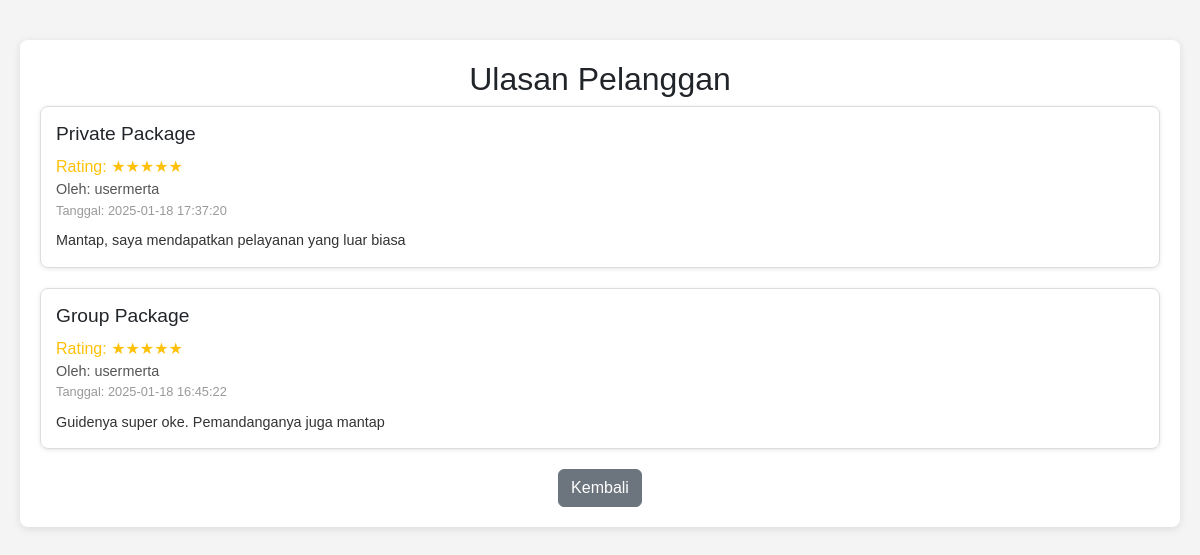
The page /lihat_ulasan.php on the database its author committed.
### tables this page shows
CREATE TABLE `ulasan` (
  `id_ulasan` int(11) NOT NULL,
  `id_pesanan` int(11) NOT NULL,
  `ulasan` text NOT NULL,
  `rating` int(11) NOT NULL CHECK (`rating` between 1 and 5),
  `tanggal_ulasan` datetime NOT NULL DEFAULT current_timestamp()
);

CREATE TABLE `paket` (
  `id_paket` int(11) NOT NULL,
  `nama_paket` varchar(100) NOT NULL,
  `deskripsi` text DEFAULT NULL,
  `harga` decimal(10,2) NOT NULL,
  `gambar` varchar(255) DEFAULT NULL,
  `durasi` int(11) NOT NULL,
  `kuota_min` int(11) NOT NULL,
  `kuota_max` int(11) NOT NULL
);

CREATE TABLE `users` (
  `id_pelanggan` int(11) NOT NULL,
  `username` varchar(50) NOT NULL,
  `nama` varchar(100) NOT NULL,
  `email` varchar(100) NOT NULL,
  `address` text NOT NULL,
  `password` varchar(255) NOT NULL,
  `create_at` timestamp NOT NULL DEFAULT current_timestamp()
);

### lihat_ulasan.php (the view, shortened to what this page needs)
<?php
$conn = new mysqli("localhost", "root", "", "mb_paradise");
$query_ulasan = "
    SELECT ulasan.id_ulasan,
           ulasan.ulasan,
           ulasan.rating,
           ulasan.tanggal_ulasan,
           paket.nama_paket,
           users.username AS nama_pelanggan
    FROM ulasan
    JOIN pesanan ON ulasan.id_pesanan = pesanan.id_pesanan
    JOIN paket ON pesanan.id_paket = paket.id_paket
    JOIN users ON pesanan.id_pelanggan = users.id_pelanggan
    ORDER BY ulasan.tanggal_ulasan DESC";
$result_ulasan = $conn->query($query_ulasan);
?>
<!DOCTYPE html>
<html lang="en">
<head>
    <link href="https://cdn.jsdelivr.net/npm/bootstrap@5.3.0-alpha1/dist/css/bootstrap.min.css" rel="stylesheet">
</head>
<body>
<div class="container">
    <h2 class="text-center">Ulasan Pelanggan</h2>
    <?php if ($result_ulasan->num_rows > 0): ?>
        <?php while ($row = $result_ulasan->fetch_assoc()): ?>
            <div class="review-card">
                <h4><?php echo htmlspecialchars($row['nama_paket']); ?></h4>
                <div class="rating">Rating: <?php echo str_repeat('★', $row['rating']); ?></div>
                <div class="username">Oleh: <?php echo htmlspecialchars($row['nama_pelanggan']); ?></div>
                <div class="date">Tanggal: <?php echo $row['tanggal_ulasan']; ?></div>
                <div class="content"><?php echo htmlspecialchars($row['ulasan']); ?></div>
            </div>
        <?php endwhile; ?>
    <?php else: ?>
        <p class="text-center">Belum ada ulasan dari pelanggan.</p>
    <?php endif; ?>
    <div class="back-button">
        <a href="javascript:history.back()" class="btn btn-secondary">Kembali</a>
    </div>
</div>
</body>
</html>

### lihat_ulasan.php (style rules this page uses)
body { font-family: Arial, sans-serif; background-color: #f4f4f4; margin: 0; padding: 20px; }
.container { max-width: 1200px; margin: 20px auto; background: white; border-radius: 8px; padding: 20px; box-shadow: 0 2px 8px rgba(0, 0, 0, 0.1); }
.review-card { border: 1px solid #ddd; border-radius: 8px; padding: 15px; margin-bottom: 20px; box-shadow: 0 1px 4px rgba(0, 0, 0, 0.1); }
.review-card h4 { margin-bottom: 10px; font-size: 1.2rem; }
.review-card .rating { font-size: 1rem; color: #ffc107; }
.review-card .username { font-size: 0.9rem; color: #555; }
.review-card .date { font-size: 0.8rem; color: #999; }
.review-card .content { margin-top: 10px; font-size: 0.9rem; color: #333; }
.back-button { display: block; margin-top: 20px; text-align: center; }

### rows shown on the page
ulasan: paket.nama_paket "Private Package", rating "★★★★★", users.username "usermerta", tanggal_ulasan "2025-01-18 17:37:20", ulasan "Mantap, saya mendapatkan pelayanan yang luar biasa"
ulasan: paket.nama_paket "Group Package", rating "★★★★★", users.username "usermerta", tanggal_ulasan "2025-01-18 16:45:22", ulasan "Guidenya super oke. Pemandanganya juga mantap"
